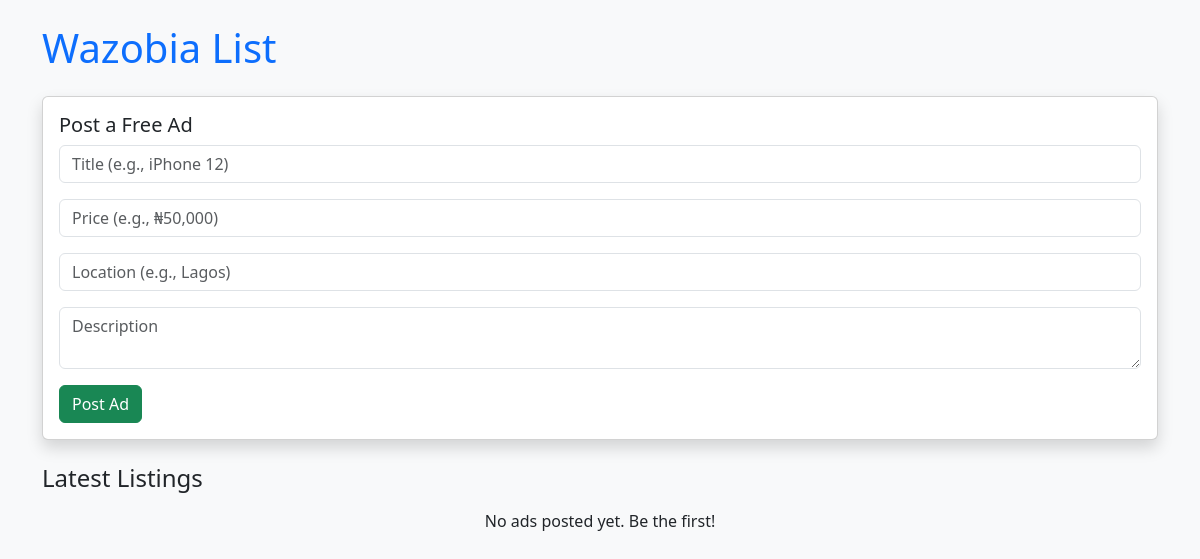
Before: / with the older database file.
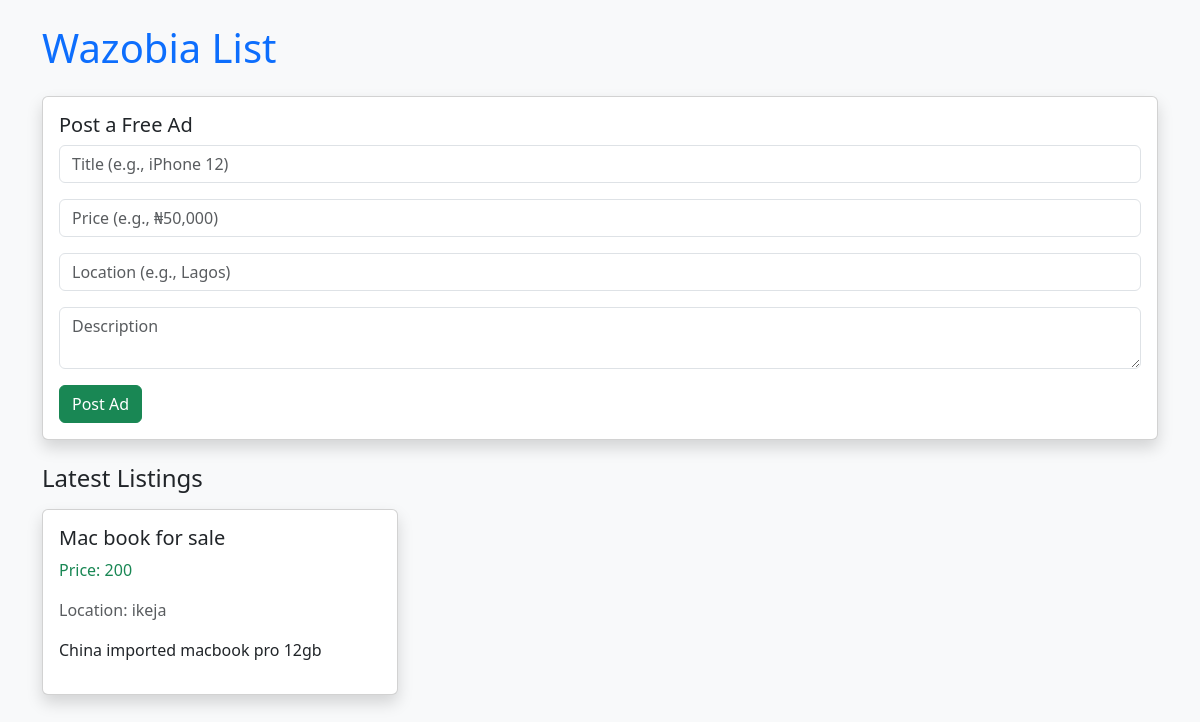
After: the same page with the newer database file.
### app.py (models this page shows)
class Listing(db.Model):
    id = db.Column(db.Integer, primary_key=True)
    title = db.Column(db.String(100), nullable=False)
    price = db.Column(db.String(20))
    description = db.Column(db.Text)
    location = db.Column(db.String(50), default='Lagos')  # Lagos-focused
    category_id = db.Column(db.Integer, db.ForeignKey('category.id'))

### app.py (the view)
@app.route("/")
def home():
    listings = Listing.query.all()
    return render_template("index.html", listings=listings)

### templates/index.html (shortened to what this page needs)
<!DOCTYPE html>
<html>
<head>
    <link href="https://cdn.jsdelivr.net/npm/bootstrap@5.3.0/dist/css/bootstrap.min.css" rel="stylesheet">
</head>
<body class="bg-light">
    <div class="container mt-4">
        <h1 class="text-primary mb-4">Wazobia List</h1>
        <div class="card shadow mb-4">
            <div class="card-body">
                <h5>Post a Free Ad</h5>
                <form method="POST" action="/post">
                    <div class="mb-3">
                        <input type="text" name="title" placeholder="Title (e.g., iPhone 12)" class="form-control" required>
                    </div>
                    <div class="mb-3">
                        <input type="text" name="price" placeholder="Price (e.g., ₦50,000)" class="form-control" required>
                    </div>
                    <div class="mb-3">
                        <input type="text" name="location" placeholder="Location (e.g., Lagos)" class="form-control" required>
                    </div>
                    <div class="mb-3">
                        <textarea name="description" placeholder="Description" class="form-control"></textarea>
                    </div>
                    <button type="submit" class="btn btn-success">Post Ad</button>
                </form>
            </div>
        </div>
        <h4 class="mb-3">Latest Listings</h4>
        <div class="row">
            {% for listing in listings %}
            <div class="col-md-4 mb-4">
                <div class="card shadow">
                    <div class="card-body">
                        <h5>{{ listing.title }}</h5>
                        <p class="text-success">Price: {{ listing.price }}</p>
                        <p class="text-muted">Location: {{ listing.location }}</p>
                        <p>{{ listing.description }}</p>
                    </div>
                </div>
            </div>
            {% else %}
            <div class="col-12">
                <p class="text-center">No ads posted yet. Be the first!</p>
            </div>
            {% endfor %}
        </div>
    </div>
</body>
</html>

Changed rows visible on the page:
added Listing: title "Mac book for sale", price "200", location "ikeja", description "China imported macbook pro 12gb"
Other visible differences:
text no longer shown: "No ads posted yet. Be the first!"
